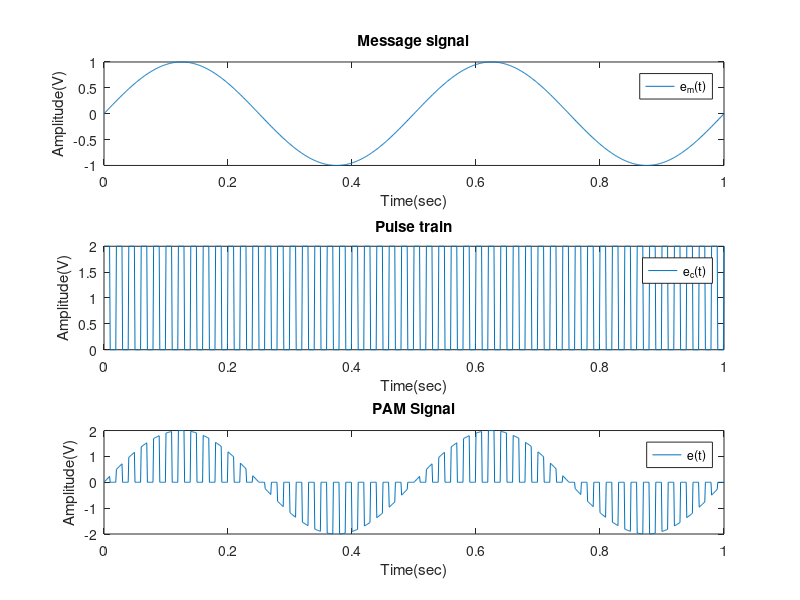

Write the MATLAB code that produced this figure.
clc;
clear all;
t = 0:0.001:1;

%% Square Wave:
F = 2;                      % hertz
msg_sig = sin(2*pi*F*t);

%% Sine wave:
Fc = 50;                      % hertz
car_sig = square(2*pi*Fc*t)+1;

%% PAM signal
pam_sig = msg_sig.*car_sig;

%% Plot the signal versus time:
figure;
subplot(3,1,1);
plot(t,msg_sig);
xlabel('Time(sec)');
ylabel('Amplitude(V)');
title('Message signal');
legend('e_m(t)');

subplot(3,1,2);
plot(t,car_sig);
xlabel('Time(sec)');
ylabel('Amplitude(V)');
title('Pulse train');
legend('e_c(t)');

subplot(3,1,3);
plot(t,pam_sig);
xlabel('Time(sec)');
ylabel('Amplitude(V)');
title('PAM Signal');
legend('e(t)');